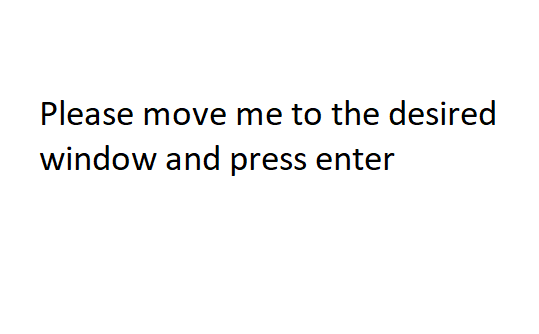
#> input picture CaptureImages/InstructionImg.png, 539 x 334 px
$ python ShowHF.py
#> lines starting #> are read from the running program, lines starting #| are printed output that depends on the picture
### CaptureImages/GrayImages.py
import numpy as np
from math import ceil

# , width=1920, height=1080
class GrayImage:
    # [47 lines left out: functions __init__, getIterator, getImage, not called in this run]


class BinaryImage:
    def __init__(self, width=1024, height=768):
        self.width = width
        self.height = height
        max_dim = max(self.width, self.height)
        self.num_bits = int(ceil(np.log2(max_dim)))
        grayCodes = np.arange(max_dim, dtype=np.uint16)
        grayCodes.byteswap(inplace=True)
        self.grayCodes = np.unpackbits(grayCodes.view(dtype=np.uint8)).reshape((-1, 16))[:, 16-self.num_bits:]*255
        self.invGrayCodes = 255 - self.grayCodes

        self.imageOut = np.empty((height, width), dtype=np.uint8)

    # [17 lines left out: function getIterator, not called in this run]

    def getImage(self, i, inv=False, isH=True):
        if i == -1:
            self.imageOut[:] = 255
            return self.imageOut
        if not inv:
            if isH:
                self.imageOut[:] = self.grayCodes[:, i]
            else:
                self.imageOut[:] = self.grayCodes[:self.height, i, None]
        else:
            if isH:
                self.imageOut[:] = self.invGrayCodes[:, i]
            else:
                self.imageOut[:] = self.invGrayCodes[:self.height, i, None]
        return self.imageOut

### CaptureImages/ShowHF.py
import cv2
from GrayImages import BinaryImage


gImg = BinaryImage()
WINDOW_NAME = "GrayCodesWindow"

imgToDisplay = cv2.imread("InstructionImg.png", cv2.IMREAD_GRAYSCALE)
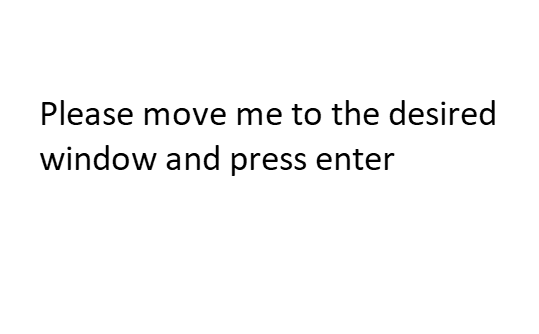
#> imgToDisplay: shape (334, 539); min 0, max 255, mean 248

cv2.namedWindow(WINDOW_NAME, cv2.WINDOW_NORMAL)
cv2.imshow(WINDOW_NAME, imgToDisplay)
cv2.resizeWindow(WINDOW_NAME, imgToDisplay.shape[1], imgToDisplay.shape[0])
k = cv2.waitKey(0)
#> (key Esc is pressed here)


cv2.setWindowProperty(WINDOW_NAME, cv2.WND_PROP_FULLSCREEN, cv2.WINDOW_FULLSCREEN)
imgToDisplay = gImg.getImage(gImg.num_bits-1 )
cv2.imshow(WINDOW_NAME, imgToDisplay)
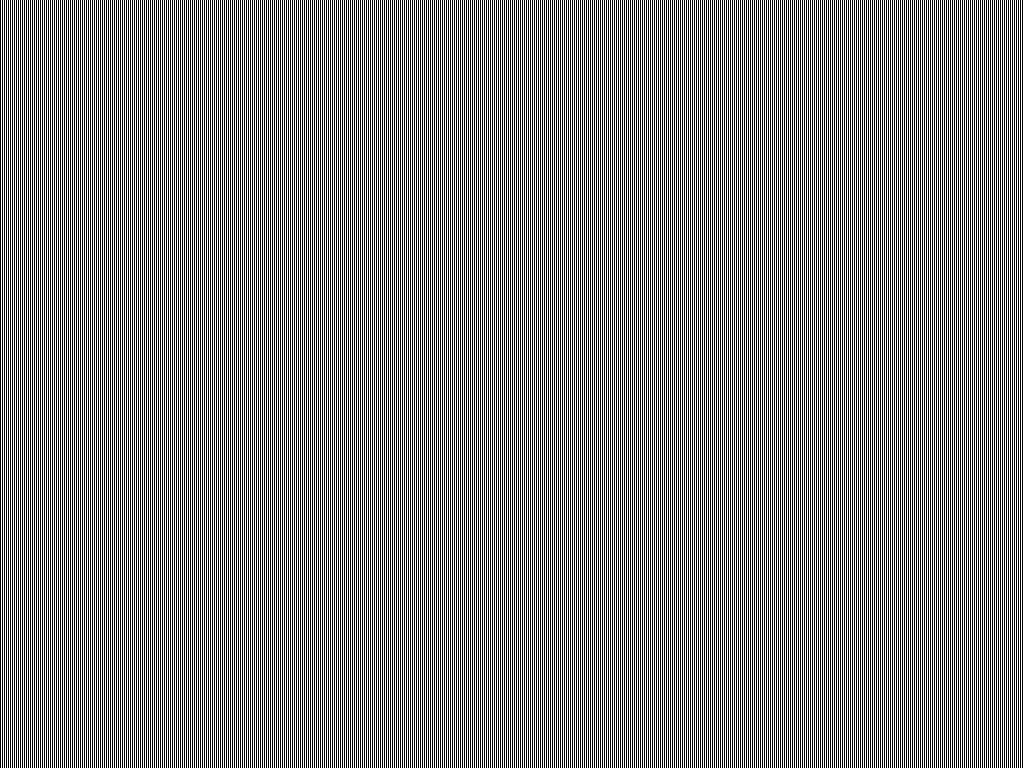
#> window 'GrayCodesWindow': shape (768, 1024); 50% white in thin lines or dots
cv2.waitKey(0)


cv2.destroyWindow(WINDOW_NAME)
